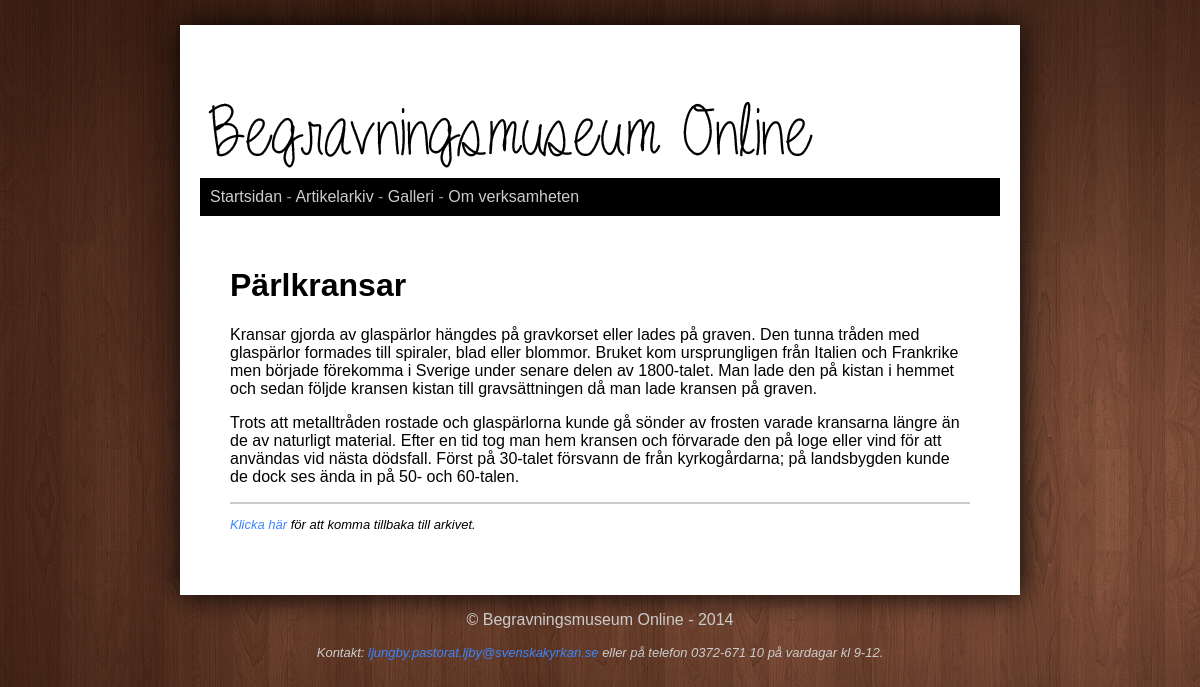
Screenshot of /read.php?id=3 with the database file from the repository.
### tables this page shows
CREATE TABLE "Article" ("id" INTEGER PRIMARY KEY  AUTOINCREMENT  NOT NULL  UNIQUE , "category" TEXT, "title" TEXT, "content" TEXT, "author" TEXT, "pubdate" DATETIME NOT NULL  DEFAULT CURRENT_DATE);

### read.php (the view, shortened to what this page needs)
<?php include("incl/config.php");
include("incl/header.php");
$dbPath = "incl/articles/data/bmo.sqlite";
$db = new PDO("sqlite:$dbPath");
$db->setAttribute(PDO::ATTR_ERRMODE, PDO::ERRMODE_WARNING);
$stmt = $db->prepare("SELECT * FROM 'article' WHERE id=?");
$stmt->execute(array($_GET['id']));
$res = $stmt->fetchAll(PDO::FETCH_ASSOC);
foreach($res as $ad):
 echo "<h1>{$ad['title']}</h1>";
 echo "{$ad['content']}";
endforeach;
?>
<hr>
<p class="back">
	<a href="articles.php">Klicka här</a> för att komma tillbaka till arkivet.
</p>
<?php include("incl/footer.php"); ?>

### style/stylesheet.css (style rules this page uses)
html { background-image: url('../img/bg.jpg'); background-attachment: fixed; font-family: trebuchet ms, verdana, arial; }
a:link { color: #3b85ff; text-decoration: none; }
hr { border: 1px solid #CCC; }
.back { font-size: small; font-style: italic; }

### rows the page displays
article: title "Pärlkransar", content "Kransar gjorda av glaspärlor hängdes på gravkorset eller lades på graven. Den tunna tråden med glaspärlor formades till spiraler, blad eller blommor. Bruket kom ursprungligen från Italien och Frankrike men började förekomma i Sverige under senare delen av 1800-talet. Man lade den på kistan i hemmet och sedan följde kransen kistan till gravsättningen då man lade kransen på graven. Trots att metalltråden rostade och glaspärlorna kunde gå sönder av frosten varade kransarna längre än de av naturligt material. Efter en tid tog man hem kransen och förvarade den på loge eller vind för att användas vid nästa dödsfall. Först på 30-talet försvann de från kyrkogårdarna; på landsbygden kunde de dock…"
